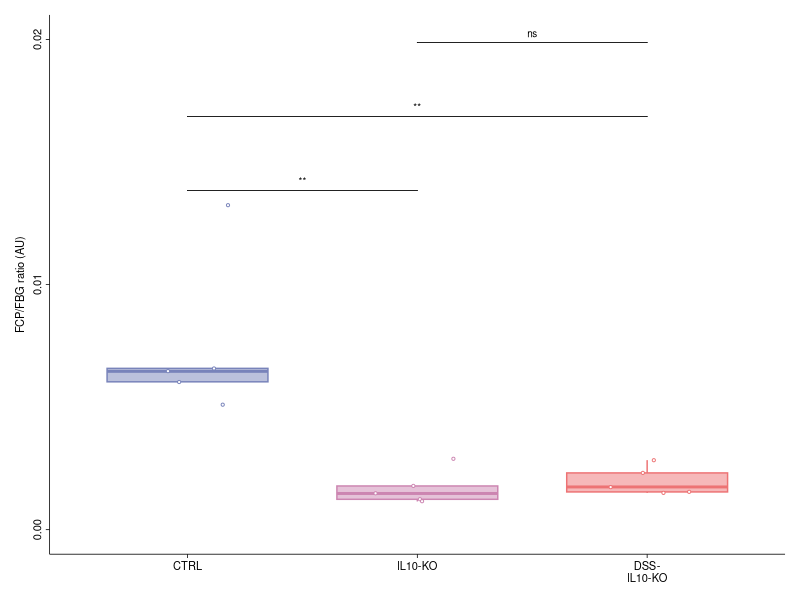

Here is the R script that generated this plot:
# ============================================================
# Fasting C-peptide (FCP)/FBG Ratio Analysis - Enhanced Version
# Revised for Diabetologia Journal Submission
# Three groups: CTRL, IL10-KO, DSS-IL10-KO
# Between-group comparison (independent samples) at Week 12
# ============================================================

# STUDY DESIGN NOTE:
# This is a BETWEEN-GROUP comparison at endpoint (Week 12)
# - Independent samples from 3 different groups
# - Single measurement per animal at Week 12
# - Comparing groups at one time point
# - FCP/FBG ratio reflects beta-cell function relative to glucose
# - Test selected by normality (consistent between plot and CSV)

# 0) Clear workspace and set working directory
rm(list = ls())
# Set the working directory to this script's own folder before running
# (e.g. in RStudio: Session > Set Working Directory > To Source File Location)

# 1) Load required libraries
library(ggplot2)
library(dplyr)
library(readr)
library(tidyr)
library(ggpubr)
library(rstatix)

# 2) Define Diabetologia colour palette
diabetologia_colors <- c(
  "CTRL"        = rgb(120, 131, 186, maxColorValue = 255),
  "IL10-KO"     = rgb(204, 133, 177, maxColorValue = 255),
  "DSS-IL10-KO" = rgb(237, 115, 116, maxColorValue = 255)
)

# 3) Read the FCP and FBG data
cat("\n=== LOADING FASTING C-PEPTIDE (FCP) AND FBG DATA ===\n")
dat <- read_csv("Fig_2bc_Data_C_peptide_FBG.csv")
dat <- dat %>% filter(Replicate %in% c("Rep1", "Rep2", "Rep3", "Rep4", "Rep5"))

# Rename C_peptide to FCP for clarity
dat <- dat %>% rename(FCP = C_peptide)

cat("\nData structure:\n")
print(head(dat, 10))
cat("\nWeeks available:", unique(dat$Week_num), "\n")
cat("Groups:", unique(dat$Group), "\n")

# ============================================================
# 4) Calculate FCP/FBG Ratio at Week 12
# ============================================================
cat("\n=== CALCULATING FCP/FBG RATIO AT WEEK 12 ===\n")

ratio_data <- dat %>%
  filter(Week_num == 12) %>%
  filter(!is.na(FCP) & !is.na(FBG) & FBG != 0) %>%
  mutate(
    FCP_FBG_Ratio = FCP / FBG,
    Sample_ID     = paste(Group, Replicate, sep = "_")
  ) %>%
  select(Group, Replicate, FBG, FCP, FCP_FBG_Ratio, Sample_ID)

cat("\nCalculated FCP/FBG Ratios at Week 12:\n")
print(ratio_data %>% select(Group, Replicate, FBG, FCP, FCP_FBG_Ratio))

ratio_data$Group <- factor(ratio_data$Group,
                           levels = c("CTRL", "IL10-KO", "DSS-IL10-KO"))

write.csv(ratio_data, "Fig_2c_Data_FCP_FBG_Ratio.csv", row.names = FALSE)
cat("✓ FCP/FBG ratio data exported to Fig_2c_Data_FCP_FBG_Ratio.csv\n")

cat("\nSample sizes per group at Week 12:\n")
print(table(ratio_data$Group))

# ============================================================
# 5) NORMALITY TESTING
# Drives test selection — same test used in both plot and CSV
# ============================================================
cat("\n=== NORMALITY TESTING (Shapiro-Wilk) ===\n")
cat("Testing each group separately\n")
cat("(Selected test applied consistently in plot and exported CSV)\n\n")

normality_results <- data.frame()

for (grp in levels(ratio_data$Group)) {
  data_subset <- ratio_data %>%
    filter(Group == grp) %>%
    pull(FCP_FBG_Ratio)
  
  if (length(data_subset) >= 3) {
    shapiro_result <- shapiro.test(data_subset)
    is_normal      <- shapiro_result$p.value > 0.05
    
    normality_results <- rbind(normality_results, data.frame(
      Group     = grp,
      n         = length(data_subset),
      Shapiro_W = round(shapiro_result$statistic, 4),
      Shapiro_p = round(shapiro_result$p.value, 4),
      Normal    = is_normal
    ))
    
    cat(sprintf("%s: n=%d, W = %.4f, p = %.4f \u2192 %s\n",
                grp, length(data_subset),
                shapiro_result$statistic,
                shapiro_result$p.value,
                ifelse(is_normal, "Normal", "Non-normal")))
  }
}

cat("\n=== NORMALITY RESULTS SUMMARY ===\n")
print(normality_results)

write.csv(normality_results,
          file      = "Fig_2c_Normality_Results.csv",
          row.names = FALSE)
cat("✓ Normality results exported to Fig_2c_Normality_Results.csv\n")

# ============================================================
# 6) DETERMINE OVERALL TEST STRATEGY
# ============================================================
cat("\n=== TEST SELECTION STRATEGY ===\n")

all_normal <- all(normality_results$Normal)

if (all_normal) {
  overall_test  <- "ANOVA"
  pairwise_test <- "t.test"
  cat("Decision: ALL groups are normally distributed\n")
  cat("\u2192 Use parametric approach:\n")
  cat("  - Overall test: One-way ANOVA\n")
  cat("  - Pairwise tests: Unpaired t-tests\n")
} else {
  overall_test  <- "Kruskal-Wallis"
  pairwise_test <- "wilcox.test"
  cat("Decision: At least one group is NOT normally distributed\n")
  cat("\u2192 Use non-parametric approach:\n")
  cat("  - Overall test: Kruskal-Wallis\n")
  cat("  - Pairwise tests: Mann-Whitney U tests\n")
}

test_decision <- data.frame(
  All_Groups_Normal = all_normal,
  Overall_Test      = overall_test,
  Pairwise_Test     = pairwise_test
)

write.csv(test_decision,
          file      = "Fig_2c_Test_Decision.csv",
          row.names = FALSE)
cat("✓ Test decision exported to Fig_2c_Test_Decision.csv\n")

# ============================================================
# 7) PERFORM OVERALL TEST
# ============================================================
cat("\n=== PERFORMING OVERALL TEST ===\n")

if (all_normal) {
  overall_result  <- aov(FCP_FBG_Ratio ~ Group, data = ratio_data)
  overall_summary <- summary(overall_result)
  cat("\nOne-way ANOVA:\n")
  print(overall_summary)
  overall_p <- overall_summary[[1]][["Pr(>F)"]][1]
  cat(sprintf("\nF-statistic: %.4f, p-value: %.4f\n",
              overall_summary[[1]][["F value"]][1], overall_p))
} else {
  overall_result <- kruskal.test(FCP_FBG_Ratio ~ Group, data = ratio_data)
  cat("\nKruskal-Wallis test:\n")
  cat(sprintf("chi-squared = %.4f, df = %d, p-value = %.4f\n",
              overall_result$statistic,
              overall_result$parameter,
              overall_result$p.value))
  overall_p <- overall_result$p.value
}

if (overall_p < 0.05) {
  cat("\nOverall test is SIGNIFICANT \u2192 proceed with pairwise comparisons\n")
} else {
  cat("\nOverall test is NOT significant \u2192 pairwise tests for completeness only\n")
}

# ============================================================
# 8) PAIRWISE POST-HOC COMPARISONS — RAW P-VALUES, NO CORRECTION
#    Same test method used here as in the plot (pairwise_test)
# ============================================================
cat("\n=== PERFORMING PAIRWISE COMPARISONS (raw p-values, no correction) ===\n")

my_comparisons <- list(
  c("CTRL", "IL10-KO"),
  c("CTRL", "DSS-IL10-KO"),
  c("IL10-KO", "DSS-IL10-KO")
)

posthoc_result <- compare_means(
  formula     = FCP_FBG_Ratio ~ Group,
  data        = ratio_data,
  method      = pairwise_test,   # Adaptive — consistent with plot
  paired      = FALSE,
  comparisons = my_comparisons
) %>%
  rename(Variable = .y.)

# Format results — raw p-values only
posthoc_result <- posthoc_result %>%
  mutate(
    p        = signif(p, 3),
    p.signif = case_when(
      p < 0.001 ~ "***",
      p < 0.01  ~ "**",
      p < 0.05  ~ "*",
      TRUE      ~ "ns"
    ),
    Test_Method = pairwise_test
  ) %>%
  select(Variable, group1, group2, Test_Method, p, p.signif)

cat("\n=== Pairwise Comparison Results (raw p-values) ===\n")
print(posthoc_result)

write.csv(posthoc_result,
          file      = "Fig_2c_Statistical_Tests.csv",
          row.names = FALSE)
cat("✓ Statistical test results exported to Fig_2c_Statistical_Tests.csv\n")

# ============================================================
# 9) Summary statistics by Group
# ============================================================
cat("\n=== CALCULATING SUMMARY STATISTICS ===\n")

summary_stats <- ratio_data %>%
  group_by(Group) %>%
  summarise(
    n      = n(),
    mean   = round(mean(FCP_FBG_Ratio,   na.rm = TRUE), 4),
    sd     = round(sd(FCP_FBG_Ratio,     na.rm = TRUE), 4),
    sem    = round(sd(FCP_FBG_Ratio,     na.rm = TRUE) / sqrt(n()), 4),
    median = round(median(FCP_FBG_Ratio, na.rm = TRUE), 4),
    min    = round(min(FCP_FBG_Ratio,    na.rm = TRUE), 4),
    max    = round(max(FCP_FBG_Ratio,    na.rm = TRUE), 4),
    .groups = 'drop'
  ) %>%
  mutate(Mean_SEM = paste0(mean, " \u00b1 ", sem))

cat("\n=== Summary Statistics (Mean \u00b1 SEM) ===\n")
print(summary_stats)

write.csv(summary_stats,
          file      = "Fig_2c_Summary_FCP_FBG_Ratio.csv",
          row.names = FALSE)
cat("✓ Summary statistics exported to Fig_2c_Summary_FCP_FBG_Ratio.csv\n")

# ============================================================
# 10) Create boxplot
#     pairwise_test ensures plot matches exported CSV exactly
# ============================================================
cat("\n=== GENERATING BOXPLOT ===\n")

x_labels <- c("CTRL", "IL10-KO", "DSS-\nIL10-KO")
names(x_labels) <- c("CTRL", "IL10-KO", "DSS-IL10-KO")

boxplot_ratio <- ggboxplot(
  ratio_data, x = "Group", y = "FCP_FBG_Ratio",
  color  = "Group", fill = "Group",
  alpha  = 0.5, add = "jitter",
  add.params = list(color = "Group", shape = 21,
                    fill = "white", size = 0.75),
  palette       = diabetologia_colors,
  outlier.shape = NA
) +
  scale_y_continuous(breaks = c(0, 0.01, 0.02), limits = c(0, 0.02)) +
  labs(
    y = "FCP/FBG ratio (AU)",
    x = "Experimental group"
  ) +
  scale_x_discrete(labels = x_labels) +
  theme_classic() +
  theme(
    legend.position  = "none",
    axis.title.y     = element_text(size = 8),
    axis.title.x     = element_blank(),
    axis.text.x      = element_text(size = 8, colour = "black"),
    axis.text.y      = element_text(size = 8, colour = "black",
                                    angle = 90, hjust = 0.5),
    axis.line        = element_line(colour = "black",
                                    linewidth = 0.75 / .pt),
    axis.ticks       = element_line(colour = "black",
                                    linewidth = 0.75 / .pt),
    plot.margin      = margin(3.8, 3.8, 3.8, 3.8, "mm")
  ) +
  stat_compare_means(
    comparisons   = my_comparisons,
    method        = pairwise_test,   # Consistent with CSV export
    paired        = FALSE,
    tip.length    = 0.0,
    step.increase = 0.25,
    label         = "p.signif",
    size          = 2.5,
    bracket.size  = 0.3
  )

print(boxplot_ratio)

ggsave(
  filename  = "Fig_2c_Boxplot_FCP_FBG_Ratio.png",
  plot      = boxplot_ratio,
  scale = 1, width = 5.9, height = 5.7,
  units = "cm", dpi = 600, limitsize = FALSE
)

ggsave(
  filename  = "Fig_2c_Boxplot_FCP_FBG_Ratio.svg",
  plot      = boxplot_ratio,
  scale = 1, width = 5.9, height = 5.7,
  units = "cm", limitsize = FALSE
)

cat("✓ Boxplot saved in PNG and SVG formats\n")

# ============================================================
# 11) Biological interpretation summary
# ============================================================
cat("\n=== BIOLOGICAL INTERPRETATION ===\n")

bio_summary <- ratio_data %>%
  group_by(Group) %>%
  summarise(
    n          = n(),
    Mean_FCP   = round(mean(FCP,           na.rm = TRUE), 3),
    Mean_FBG   = round(mean(FBG,           na.rm = TRUE), 1),
    Mean_Ratio = round(mean(FCP_FBG_Ratio, na.rm = TRUE), 4),
    .groups = 'drop'
  )

cat("\nMean values by group at Week 12:\n")
print(bio_summary)

write.csv(bio_summary,
          file      = "Fig_2c_Biological_Summary.csv",
          row.names = FALSE)

cat("\nFCP/FBG ratio interpretation:\n")
cat("  Higher ratio: Better beta-cell compensation relative to glucose levels\n")
cat("  Lower ratio: Impaired beta-cell function relative to glucose demand\n")
cat("  FCP reflects insulin secretion capacity\n")
cat("  FBG reflects glucose homeostasis\n")
cat("  Ratio normalises insulin secretion to glycaemic state\n")
cat("  Units: (ng/mL) / (mg/dL) = dimensionless\n")

# ============================================================
# 12) Summary
# ============================================================
cat("\n", rep("=", 60), "\n", sep = "")
cat("ANALYSIS COMPLETE\n")
cat(rep("=", 60), "\n", sep = "")
cat("\nGenerated files:\n")
cat(" 1. Fig_2c_Normality_Results.csv       (Shapiro-Wilk per group)\n")
cat(" 2. Fig_2c_Test_Decision.csv           (test selection strategy)\n")
cat(" 3. Fig_2c_Statistical_Tests.csv       (pairwise tests, raw p-values)\n")
cat(" 4. Fig_2c_Boxplot_FCP_FBG_Ratio.png  (600 dpi)\n")
cat(" 5. Fig_2c_Boxplot_FCP_FBG_Ratio.svg  (vector format)\n")
cat(" 6. Fig_2c_Data_FCP_FBG_Ratio.csv     (calculated ratios)\n")
cat(" 7. Fig_2c_Summary_FCP_FBG_Ratio.csv  (descriptive statistics)\n")
cat(" 8. Fig_2c_Biological_Summary.csv     (biological interpretation data)\n")
cat("\nFigure dimensions: 5.9 cm (width) \u00d7 5.7 cm (height)\n")
cat("\nStatistical approach:\n")
cat(" - Design: BETWEEN-GROUP comparison at Week 12 (endpoint)\n")
cat(" - Normality tested separately for each group (Shapiro-Wilk)\n")
cat(sprintf(" - Overall test: %s\n", overall_test))
cat(sprintf(" - Pairwise tests: %s (consistent in plot and CSV)\n", pairwise_test))
cat(" - Multiple comparison correction: NONE (raw p-values reported)\n")
cat("\nComparisons:\n")
cat(" - CTRL vs IL10-KO\n")
cat(" - CTRL vs DSS-IL10-KO\n")
cat(" - IL10-KO vs DSS-IL10-KO\n")
cat("   Total: 3 pairwise comparisons\n")
cat("\nSignificance levels (raw p-values):\n")
cat(" *** p<0.001\n")
cat("  ** p<0.01\n")
cat("   * p<0.05\n")
cat("  ns  not significant\n")
cat("\nFCP/FBG ratio interpretation:\n")
cat(" - Formula: FCP (ng/mL) / FBG (mg/dL)\n")
cat(" - Reflects beta-cell function relative to glycaemic state\n")
cat(" - Higher ratio: Better insulin secretion capacity\n")
cat(" - Lower ratio: Impaired beta-cell compensation\n")
cat(" - Typical range: 0.001\u20130.020 (dimensionless)\n")
cat(rep("=", 60), "\n", sep = "")
